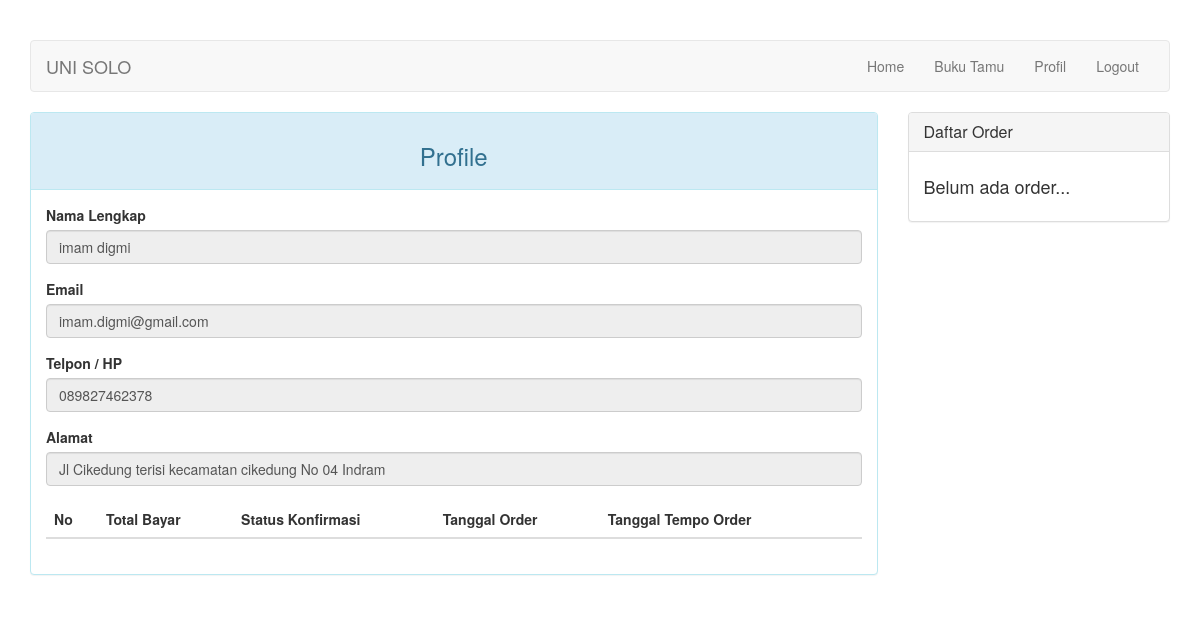
Screenshot of /index.php?halaman=profile (signed in) with the database file from the repository.
### tables this page shows
CREATE TABLE `pelanggan` (
  `id_pelanggan` int(10) NOT NULL,
  `nama` varchar(20) NOT NULL,
  `email` varchar(20) NOT NULL,
  `telpon` varchar(12) NOT NULL,
  `alamat` varchar(50) NOT NULL,
  `password` varchar(60) NOT NULL
);

### halaman/profile.php (the view, shortened to what this page needs)
<div class="panel panel-info">
    <div class="panel-heading"><h3 class="text-center">Profile</h3></div>
    <div class="panel-body">
        <?php if (isset($_SESSION['is_pelanggan'])): ?>
            <?php if ($query = $koneksi->query("SELECT * FROM pelanggan WHERE id_pelanggan=$_SESSION[id_pelanggan]")): ?>
                <?php while ($data = $query->fetch_assoc()): ?>
                    <form>
                        <div class="form-group">
                            <label for="nama">Nama Lengkap</label>
                            <input disabled="on" type="text" name="nama" class="form-control" value="<?=$data['nama']?>">
                        </div>
                        <div class="form-group">
                            <label for="email">Email</label>
                            <input disabled="on" type="email" name="email" class="form-control" value="<?=$data['email']?>">
                        </div>
                        <div class="form-group">
                            <label for="nama">Telpon / HP</label>
                            <input disabled="on" type="text" name="telpon" class="form-control" value="<?=$data['telpon']?>">
                        </div>
                        <div class="form-group">
                            <label for="nama">Alamat</label>
                            <input disabled="on" type="text" name="alamat" class="form-control" value="<?=$data['alamat']?>">
                        </div>
                    </form>
                <?php endwhile ?>
            <?php endif ?>
            <?php if ($query = $koneksi->query("SELECT * FROM `order` WHERE id_pelanggan=$_SESSION[id_pelanggan]")): ?>
                <table class="table table-hover">
                    <thead>
                        <tr>
                            <th>No</th>
                            <th>Total Bayar</th>
                            <th>Status Konfirmasi</th>
                            <th>Tanggal Order</th>
                            <th>Tanggal Tempo Order</th>
                            <th></th>
                        </tr>
                    </thead>
                </table>
            <?php endif ?>
        <?php endif ?>
    </div>
</div>

### index.php (style rules this page uses)
body { margin-top: 40px; }

### rows the page displays
pelanggan: nama "imam digmi", email "imam.digmi@gmail.com", telpon "089827462378", alamat "Jl Cikedung terisi kecamatan cikedung No 04 Indram"
